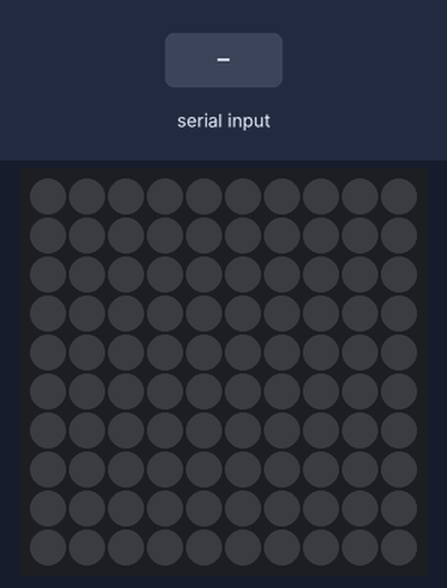
Recording of a sketch running on a simulated Arduino Uno, built with avr-gcc and run on an emulated ATmega328P. On the bench: 10×10 RGB LED matrix (first LED top left, wired row by row). The test bench sets the inputs (shaded band). Dim RGB values are drawn brighter than linear; what the sketch prints to the serial monitor is not drawn.

Above: at 1.2 s.
1.3 s: "start\n" received over Serial
At 1.77 s:
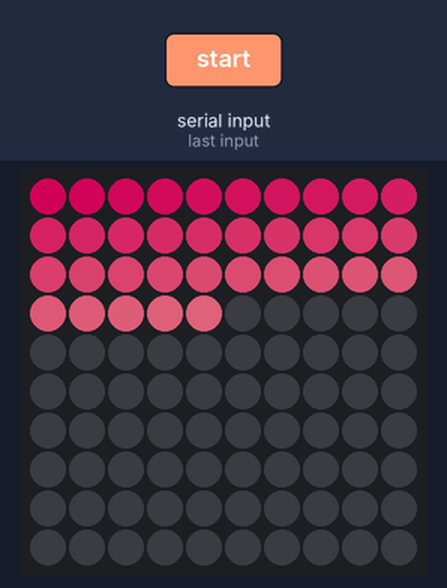
At 3.4 s:
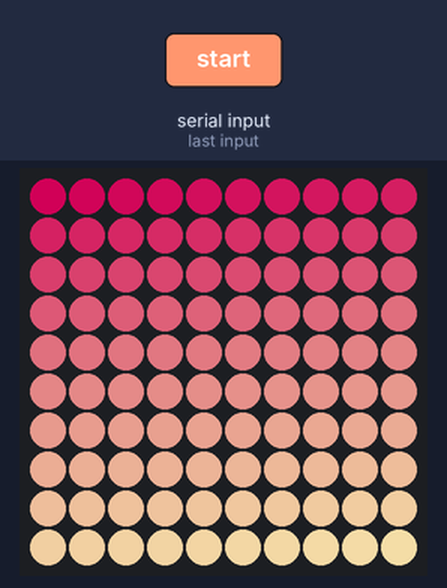
3.7 s: "check\n" received over Serial
Timing chart, 0 to 6.7 s (numbered marks = the images above; inputs shaded):
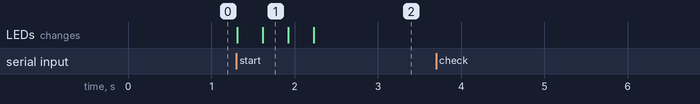

Measured:
- after the input at 1.3 s, the LEDs: first change at once (image 1 shows a later state)
- after the input at 3.7 s, every drawn part: stays the same

The sketch:

Console_battleship.ino
```cpp
#include <FastLED.h>
#include <String.h>

#define PIN 12
#define NUM_LEDS 100
#define MATRIX_HEIGHT 10
#define MATRIX_WIDTH 10

CRGB leds[NUM_LEDS];

short unsigned int go[][10] = {
  {0b0, 0b0, 0b1, 0b1, 0b0, 0b0, 0b0, 0b1, 0b0, 0b0},
  {0b0, 0b1, 0b0, 0b0, 0b1, 0b0, 0b1, 0b0, 0b1, 0b0},
  {0b1, 0b0, 0b0, 0b0, 0b0, 0b1, 0b0, 0b0, 0b0, 0b1},
  {0b1, 0b0, 0b0, 0b0, 0b0, 0b1, 0b0, 0b0, 0b0, 0b1},
  {0b1, 0b0, 0b0, 0b0, 0b0, 0b1, 0b0, 0b0, 0b0, 0b1},
  {0b1, 0b0, 0b1, 0b1, 0b1, 0b1, 0b0, 0b0, 0b0, 0b1},
  {0b1, 0b0, 0b0, 0b0, 0b1, 0b1, 0b0, 0b0, 0b0, 0b1},
  {0b1, 0b0, 0b0, 0b0, 0b1, 0b1, 0b0, 0b0, 0b0, 0b1},
  {0b0, 0b1, 0b0, 0b0, 0b1, 0b0, 0b1, 0b0, 0b1, 0b0},
  {0b0, 0b0, 0b1, 0b1, 0b0, 0b0, 0b0, 0b1, 0b0, 0b0}
};

void start_screen()
{
  for(int i = 0; i < NUM_LEDS; i++)
  {
    leds[i] = CRGB(i+120,i*2,i+50);
    FastLED.show();
    delay(5);
  }
  for(int i = NUM_LEDS; i >= 0; i--)
  {
    leds[i] = CRGB(int(i/100),i*2,i+100);
    FastLED.show();
    delay(5);
  }
  FastLED.show();
  delay(500);
  for(int i = 0; i < 10; i++)
  {
    for(int j = 0; j < 10; j++)
    {
      if (go[i][j])
        leds[i * 10 + j] =  CRGB(220,100,40);
      else
        leds[i * 10 + j] = CRGB(0,0,0);
      FastLED.show();
      delay(10);
    }
  }
  FastLED.show();
  delay(500);
}

void setup() {
  FastLED.addLeds<WS2812, PIN, GRB>(leds, NUM_LEDS);

  Serial.begin(9600);
}

void loop() {

  String received;
  if (Serial.available() > 0) {
    received = Serial.readStringUntil('\n');

   //Serial.println(received.length());
   if(received.equals("check"))
   {
    Serial.println("Connection is OK.");
   }
   else if(received.equals("start"))
   {
    start_screen();
   }else
   {
    for(int i = 0; i < received.length(); i++)
    {
      if(received[i] == '0')
      {
        leds[i] = CRGB(0,0,0);
      }
      else if(received[i] == '2')
      {
        leds[i] = CRGB(0,200,0);
      }
      else if(received[i] == '9')
      {
        leds[i] = CRGB(40,0,160);
      }
    }
    FastLED.show();
   }
  }
}
```
